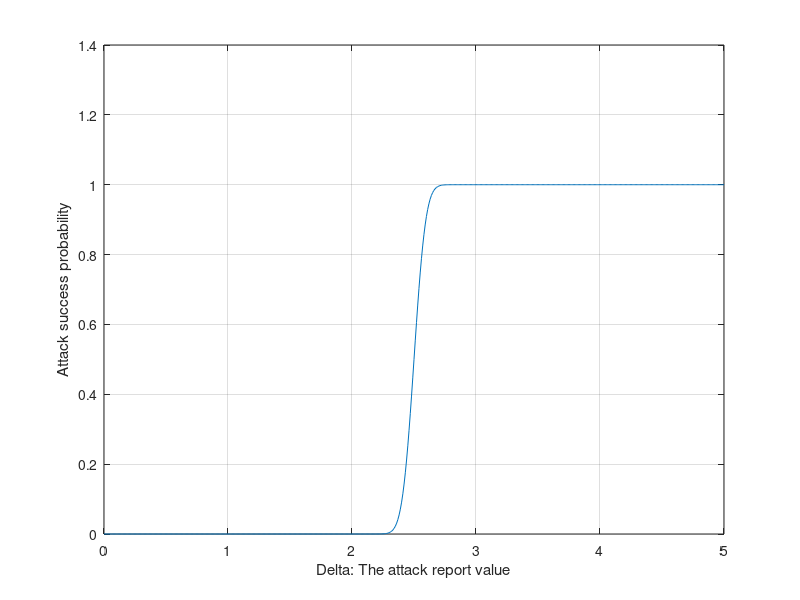

MATLAB code to generate this figure:
clear all;

N = 20;

alfa=0.4;
NA = N*alfa; % the number of attackers on average
sigma_x = 1;
mu_1 = -1;
mu_2 =  1;
Threshold = (mu_1+mu_2)/2;
sigma_x_bar = ((N-NA)/(N^2))*sigma_x;


fun = @(x) exp((-(x-mu_1).^2)/(2*sigma_x_bar^2));

idx = 0;
for i=0:0.01:5% i do not know how to set this boundary for Delta trials but I did so by trial and error.
idx = idx+1;
q(idx) = integral(fun,Threshold - ((NA)/N)*i,Inf);

prob(idx) = (1/sqrt(2*pi*sigma_x_bar^2))*q(idx); 


%prob(idx) = 1 - (1/2)*(1+erf((Threshold - i/N) / sqrt(2*sigma_x_bar)));
%%Correct


Delta(idx) = i;
end

plot(Delta,prob);
grid on;
xlabel('Delta: The attack report value');
ylabel('Attack success probability');
